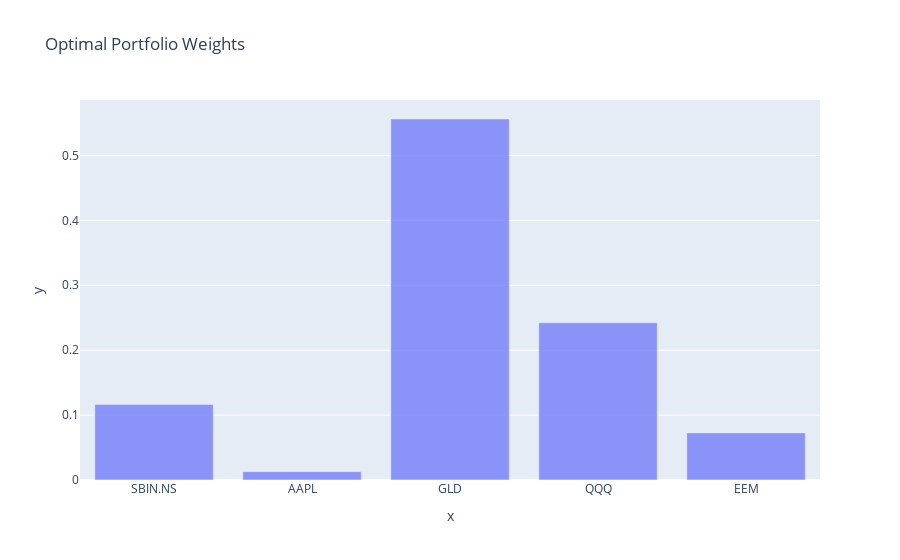

Notebook cell for this chart:
### Code cell
fig_weights = px.bar(
    x=tickers,
    y=portfolios_df.iloc[max_sharpe_idx]['Weights'],
    opacity=0.7,
    title='Optimal Portfolio Weights'
)
fig_weights.show()

### Figure 1 — Plotly figure (JSON) as saved in the notebook; plotly's stock layout.template omitted (floating-point values rounded to 4 significant figures)
{"data": [{"hovertemplate": "x=%{x}<br>y=%{y}<extra></extra>", "legendgroup": "", "marker": {"color": "#636efa", "opacity": 0.7, "pattern": {"shape": ""}}, "name": "", "orientation": "v", "showlegend": false, "textposition": "auto", "type": "bar", "x": ["SBIN.NS", "AAPL", "GLD", "QQQ", "EEM"], "xaxis": "x", "y": [0.1162, 0.01285, 0.5562, 0.2421, 0.07258], "yaxis": "y"}], "layout": {"barmode": "relative", "legend": {"tracegroupgap": 0}, "title": {"text": "Optimal Portfolio Weights"}, "xaxis": {"anchor": "y", "domain": [0, 1], "title": {"text": "x"}}, "yaxis": {"anchor": "x", "domain": [0, 1], "title": {"text": "y"}}}}
